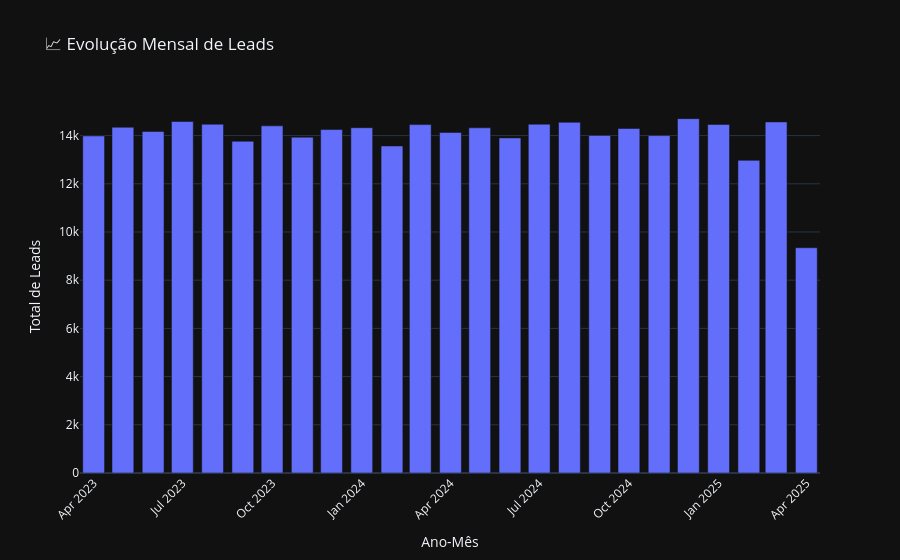

Here is the notebook cell this chart was saved with:
### Markdown cell above
## 📅 Leads Cadastrados por Mês

### Code cell
# 📅 Criar coluna Ano-Mês
df["ano_mes"] = df["data_cadastro"].dt.to_period("M").astype(str)

# 🔢 Contar leads por mês
leads_mensais = df["ano_mes"].value_counts().sort_index().reset_index()
leads_mensais.columns = ["ano_mes", "total_leads"]
leads_mensais.tail()

# Gráfico com Plotly

fig = px.bar(
    leads_mensais,
    x="ano_mes",
    y="total_leads",
    title="📈 Evolução Mensal de Leads",
    labels={"ano_mes": "Ano-Mês", "total_leads": "Total de Leads"},
    hover_data={"ano_mes": True, "total_leads": True},
    template="plotly_dark"
)
fig.update_layout(xaxis_tickangle=-45)
fig.show()

### Figure 1 — Plotly figure (JSON) as saved in the notebook; plotly's stock layout.template omitted (floating-point values rounded to 4 significant figures)
{"data": [{"hovertemplate": "Ano-Mês=%{x}<br>Total de Leads=%{y}<extra></extra>", "legendgroup": "", "marker": {"color": "#636efa", "pattern": {"shape": ""}}, "name": "", "orientation": "v", "showlegend": false, "textposition": "auto", "type": "bar", "x": ["2023-04", "2023-05", "2023-06", "2023-07", "2023-08", "2023-09", "2023-10", "2023-11", "2023-12", "2024-01", "2024-02", "2024-03", "2024-04", "2024-05", "2024-06", "2024-07", "2024-08", "2024-09", "2024-10", "2024-11", "2024-12", "2025-01", "2025-02", "2025-03", "2025-04"], "xaxis": "x", "y": [13986, 14346, 14170, 14584, 14471, 13764, 14404, 13935, 14251, 14327, 13569, 14456, 14130, 14322, 13905, 14473, 14552, 14008, 14295, 14000, 14703, 14463, 12972, 14567, 9347], "yaxis": "y"}], "layout": {"barmode": "relative", "legend": {"tracegroupgap": 0}, "title": {"text": "📈 Evolução Mensal de Leads"}, "xaxis": {"anchor": "y", "domain": [0, 1], "tickangle": -45, "title": {"text": "Ano-Mês"}}, "yaxis": {"anchor": "x", "domain": [0, 1], "title": {"text": "Total de Leads"}}}}
